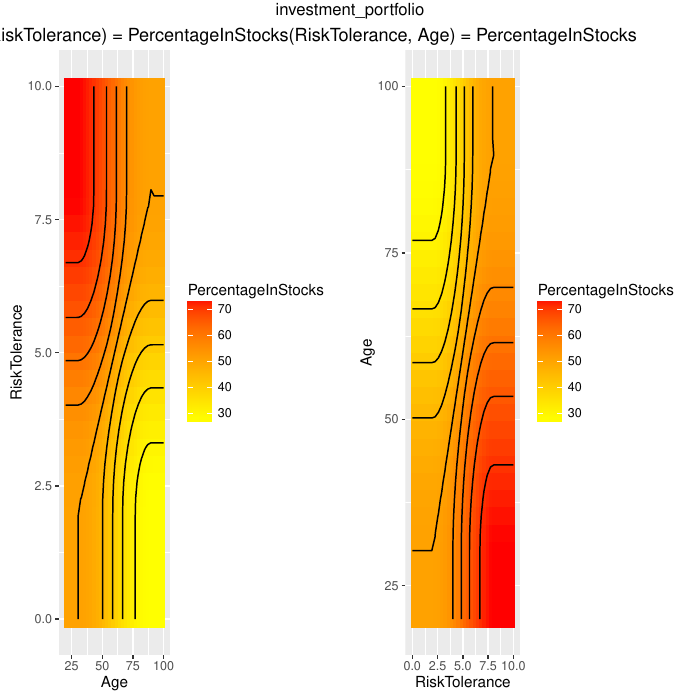

This figure's R source:
#Code automatically generated with jfuzzylite 6.0.

library(ggplot2);

engine.name = "investment_portfolio"
engine.fll = "Engine: investment_portfolio
InputVariable: Age
  enabled: true
  range: 20.000 100.000
  lock-range: false
  term: Young ZShape 30.000 90.000
  term: Old SShape 30.000 90.000
InputVariable: RiskTolerance
  enabled: true
  range: 0.000 10.000
  lock-range: false
  term: Low ZShape 2.000 8.000
  term: High SShape 2.000 8.000
OutputVariable: PercentageInStocks
  enabled: true
  range: 0.000 100.000
  lock-range: false
  aggregation: EinsteinSum
  defuzzifier: Centroid 200
  default: nan
  lock-previous: false
  term: AboutFifteen Gaussian 15.000 10.000
  term: AboutFifty Gaussian 50.000 10.000
  term: AboutEightyFive Gaussian 85.000 10.000
RuleBlock: 
  enabled: true
  conjunction: EinsteinProduct
  disjunction: EinsteinSum
  implication: EinsteinProduct
  activation: General
  rule: if Age is Young or RiskTolerance is High then PercentageInStocks is AboutEightyFive
  rule: if Age is Old or RiskTolerance is Low then PercentageInStocks is AboutFifteen
  rule: if Age is not extremely Old and RiskTolerance is not extremely Low then PercentageInStocks is AboutFifty with 0.500
  rule: if Age is not extremely Young and RiskTolerance is not extremely High then PercentageInStocks is AboutFifty with 0.500"

engine.fldFile = "investment_portfolio.fld"
if (require(data.table)) {
    engine.df = data.table::fread(engine.fldFile, sep="auto", header="auto")
} else {
    engine.df = read.table(engine.fldFile, header=TRUE)
}

engine.plot.i1i2_o1 = ggplot(engine.df, aes(Age, RiskTolerance)) + 
    geom_tile(aes(fill=PercentageInStocks)) + 
    scale_fill_gradient(low="yellow", high="red") + 
    stat_contour(aes(x=Age, y=RiskTolerance, z=PercentageInStocks), color="black") + 
    ggtitle("(Age, RiskTolerance) = PercentageInStocks")

engine.plot.i2i1_o1 = ggplot(engine.df, aes(RiskTolerance, Age)) + 
    geom_tile(aes(fill=PercentageInStocks)) + 
    scale_fill_gradient(low="yellow", high="red") + 
    stat_contour(aes(x=RiskTolerance, y=Age, z=PercentageInStocks), color="black") + 
    ggtitle("(RiskTolerance, Age) = PercentageInStocks")

if (require(gridExtra)) {
    engine.plots = arrangeGrob(engine.plot.i1i2_o1, engine.plot.i2i1_o1, ncol=2, top=engine.name)
    ggsave(paste0(engine.name, ".pdf"), engine.plots)
    if (require(grid)) {
        grid.newpage()
        grid.draw(engine.plots)
    }
}
